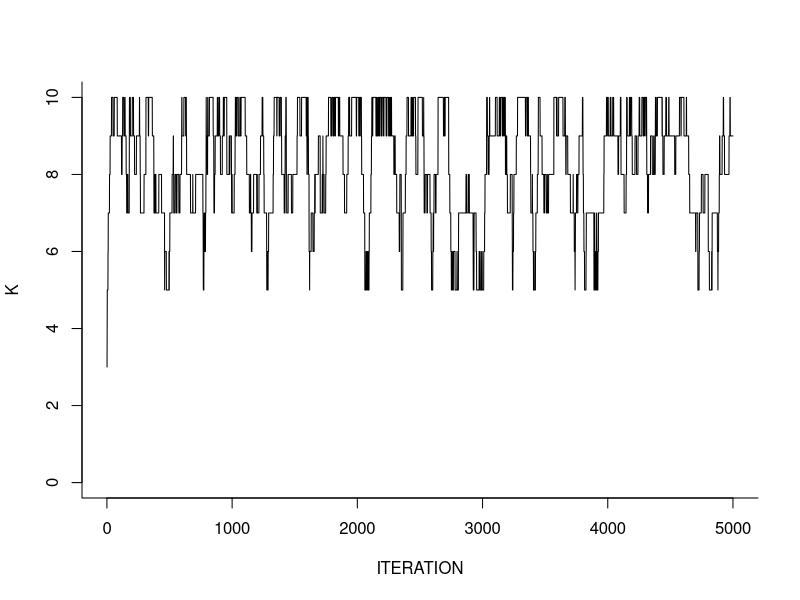

Here is the R script that generated this plot: (Note: this script raises an error after producing the figure.)
library(MASS)
library(mvtnorm)

## read data & hyperparameters

setwd("~/Google Drive/2. SPRING 2015/MCMC - Prof Mueller/M2")

## set the hyper parameters
Kmx <- 10               # max number of frequencies
b0 <- rep(0,2*Kmx+1)    # p(beta|K) = N(b0, A0^-1)
## (A0 precision matrix)
A0 <- diag(0.1,2*Kmx+1)
asig <- 1               # 1/sig2 ~ Ga(asig, bsig)
bsig <- 1
lambda <- 5

## read data
dta <- read.table("cepheid.dta",header=T,skip=15)
o <- order(dta$phase)   # sort the data by phase - for easier printing
dta <- dta[o,]
n <- nrow(dta)
x <- dta$phase
y <- dta$velocity

rTruncPois=function(lambda){
  r=rpois(1,lambda);
  while(r==0){
    r=rpois(1,lambda);
  }
  return(r);
}

make.x <- function(xx,k=1) { 
  ## make columns in the design matrix for
  ## k-th harmonic
  tm <- xx*(k*2*pi)
  return(cbind(sin(tm),cos(tm)))
}

## create the design matrix X for up to Kmx trig polynomials
##    use it by selecting the first (1+2K) columns for current K
X <- rep(1,n)
for(k in 1:Kmx) {
  X <- cbind(X,make.x(x,k))
}

## design matrix for plotting fits on a grid
n0 <- 100
X0 <- rep(1,n0)
x0 <- seq(from=0,to=1.1,length=n0)
for(k in 1:Kmx){
  X0 <- cbind(X0,make.x(x0,k))
}

## Model
## prior and likelihood evaluation

lpbeta <- function(b) { # evaluate log p(b)
  idx  <- 1:length(b)
  sd <- 1/sqrt(diag(A0)[idx])  # rely on A0 being diagonal!
  ## and recall A0 is precision matrix
  # lp <- sum(dnorm(b, m=b0[idx], sd=sd, log=TRUE))   # HIS VERSION
  lp <- sum(dnorm(b, m=b0[idx], sd=sqrt(10), log=TRUE))
  return(lp)
}

lpsig2 <- function(sig2) { ## evluate log p(1/sig2)=Ga(a0,b0)
  ## using parametrization of Ga such that
  ##       E[X]=a/b for X~Ga(a,b)
  ##       pdf p(x) = c*x^(a-1) exp(-x*b)
  lp <- log(dgamma(1/sig2, asig, bsig))
  return (lp)
}

loglik <- function(K, b, sig2) { # evaluate log likelihood 
  p <- length(b)
  n <- length(y)
  yhat <- X[,1:p] %*% b
  lp <- sum(dnorm(y, m=yhat, sd=sqrt(sig2), log=TRUE))
  return (lp)
}

lmarg <- function(K) { 
  # evaluates marginal, as in candidate's formula -- spell it out!!
  sig2 <- 0.5
  ## (i) find the posterior moments
  idx <- 1:(2*K+1)                  # select cols of design matrix 
  XK <- X[,idx]                     #     under K
  H <- t(XK) %*% XK
  bhat <- solve(H) %*% t(XK) %*% y  # least squares estimate
  Shatinv <- H/sig2                 #               inverse var
  S <- solve( A0[idx,idx]+Shatinv ) # posterior var (9.4) in Hoff
  bbar <- S %*% (1/sig2*t(XK)%*%y)  #          mean (9.5) in Hoff
  ## (ii) evaluate the marginal, using the formula from 1f
  lp <- 0.5*log(det(S)) +
    loglik(K,bbar,sig2) + lpbeta(bbar)
  return(lp)
}

ljointpost=function(K, b, sig2){
  #print("calculating posterior with param:");
  n = length(y);
  p <- length(b)
  yhat <- X[,1:p] %*% b
  
  # Posterior. Cancel out terms without K, yhat, b.
#   lpo  <- (-n/2)*log(sig2) + (-1/2*(1/sig2)*sum((y-yhat)^2)) - 1/sig2 
#   lpo <- lpo - 1/2*sum(b^2)/10 - lambda + K*log(lambda) - log(factorial(K))
  lpo  <- (-1/2)*(1/sig2)*sum((y-yhat)^2) - 1/2*sum(b^2)/10 + K*log(lambda) - 
            log(factorial(K))
  
  return(lpo);
}

## plots

plt.dta <- function(plt.spline=F) { 
  # plots data and adds smoothing spline (if plt.spine=T)
  plot(x,y, pch=19,bty="l",xlab="PHASE",ylab="VELOCITY",xlim=c(0,1.1),
       ylim=c(-25,50))
  if (plt.spline){ # add smoothing spline
    fit <- smooth.spline(x,y)
    lines(fit,col=3,type="l",lwd=2,lty=3)
  }
}

## MCMC

niter <- 100
mcmc <- function(niter=500) { # main loop for mcmc
  K <- 10     # initial values
  K <- rTruncPois(lambda)
  sig2 <- 1
  ## initialize lists to save imputed parameter values and mean function
  sig2list <- NULL
  Klist <- NULL
  flist <- NULL
  for(iter in 1:niter) {
    b <- sample.b(K,sig2)
    check.b(b)
    sig2 <- sample.sig2(K,b)
    th <- rj(K,b,sig2)
    K <- th$K
    b <- th$b
    
    ## update lists
    sig2list <- c(sig2list,sig2)
    Klist <- c(Klist,K)
    p <- length(b)
    idx <- 1:p
    f <- X0[,idx]%*%b
    flist <- rbind(flist,t(f))
    if (iter %% 50 == 0)# just for info as it runs..
      cat("\n it=",iter, "K=",K,"sig2=",format(sig2)) 
  }
  cat("\n")
  return(list(K=Klist,f=flist,sig2=sig2list))
}

# Gibbs transition probs

sample.b <- function(K,sig2) { # generate b ~ p(b | K, sig2, y)
  idx <- 1:(2*K+1)   # select columns (elements) for K harmonics
  Xk <- X[,idx]      # Subset of design matrix, with columns for setting of K.
  A0k <- A0[idx,idx] # Precision matrix of beta prior.
  b0k <- b0[idx]     # Mean vector of zeros from beta prior.
  
  # Full conditionals from Question 2
  V <- solve(t(Xk)%*%Xk/sig2+A0k)
  mm <- V%*%(t(Xk)%*%y/sig2)
  L <- t( chol(V))             # LL' = V
  b <- mm + L %*% rnorm(2*K+1) # b ~ N(m,V)
  
  return (b)
}

check.b <- function(b) { # for debugging -- quick plausibility check
  p <- length(b)
  yhat <- X[,1:p] %*% b
  z <- y-yhat
  s2 <- sum(z*z)/n
  if (s2 > 100){
    cat("\n *** large residual error = ",format(s2),"\n")
    info <- FALSE
  } else
    info <- TRUE
  return(info)
}

sample.sig2 <- function(K,b) { # generate 1/sig2 ~ p(1/sig2 | K,b,y)
  p <- length(b)
  idx <- 1:(2*K+1)   # select columns (elements) for K harmonics
  Xk <- X[,idx]      # Subset of design matrix, with columns for setting of K.
  
  a1 <- (n/2)+1
  b1 <- t(y-Xk%*%b)%*%(y-Xk%*%b)/2 + 1
  
  sig2inv <- rgamma(1,shape=a1,rate=b1)
  sig2 <- 1/sig2inv
  return (sig2)
}

## RJ

rj <- function(K, b, sig2) {
  ## prob of move up ("birth") or down ("death")
  for(j in 1:5) { # just to get more moves up & down
    q <- qbirth(K) # Returns q=1/2, or if K=1 then q=1.
    if (runif(1) < q) {
      th <- rj.birth(K,b,sig2)
    } else {
      th <- rj.death(K,b,sig2)
    }
    K <- th$K
    b <- th$b
  }
  return(th)
}

rj.birth <- function(K, b, sig2) { 
  ## birth move -- add one harmonic
  
  ## 1. generate auxiliaries (u1,u2) for the new regression coefficients
  ##    we use a normal linear regression of the residual on the
  ##    (K+1)-st harmonics
  u <- rnorm(2)
  ## 2. Transfer
  map.output <- Tmap(K, b, u, sig2) # Generate b1 ("b.tilde") with T(b,u) = b1
  b1 <- map.output$b1
  #dif <- sum((y-X[,1:length(b)]%*%b)^2) - sum((y-X[,1:length(b1)]%*%b1)^2)

  logJ <- map.output$logJ
  ## 2. acc prob
  r <- rho(K, b1, b, u, logJ, sig2)
  ## 3. accept (or not)
  if (runif(1) < r){ # accept with pr min(1,rho)
    b <- b1
    K <- K+1
    cat(" + ")
  }
  ## else reject (do nothing :-)
  return(th=list(K=K,b=b))
}

rj.death <- function(K1, b1, sig2) { 
  ## death move -- drop last harmonic
  ## it is convenient for notation to label now
  ## the current pars K1,b1
  ## proposed pars    K, b
  # 1. T inv mapping (b,u) = Tinv(b1)
  Tb <- Tinv(K1, b1, sig2)
  b <- Tb$b
  u <- Tb$u
  logJ <- Tb$logJ
  K <- K1-1
  ## 2. acc ratio (for opposite birth move)
  r <- rho(K, b1, b, u, logJ, sig2)
  ## 3. accept (or not)
  if (runif(1) < 1/r) {  # accept with pr min(1, 1/rho)
    b1 <- b
    K1 <- K1-1
    cat(" - ")
  }
  ## else reject (do nothing :-)
  return(th=list(K=K1,b=b1))
}    

qbirth <- function(K) {
  ifelse(K==1,1,
    ifelse(K==Kmx,0,0.5))
}

Tmap <- function(K, b, u, sig2) { 
  ## propose longer regr vector
  ## bnew = m + Lu or u = L^-1 (bnew-m)
  fit <- qu(K, b, sig2)
  bnew <- fit$m + fit$L %*% u
  ## compute Jacobian - save on log scale
  logJ <- sum(log(diag(fit$L)))
  b1 <- c(b,bnew)
  
  return(list(b1=b1,logJ=logJ))
}

qu <- function(K, b, sig2) { 
  ## find m,L for mapping T: (b,u) -> b1,  below
  ## bnew = m + L*u, 
  ## Use a regression of residuals on (K+1)-st harmonic
  ##     to determine m and L
  idx <- 1:(2*K+1)   # select columns (elements) for K harmonics
  Xk <- X[,idx]      # Subset of design matrix, with columns for setting of K.
  eps <- y-Xk%*%b
  regression <- lm(eps ~ sin((K+1)*2*pi*x) + cos((K+1)*2*pi*x))
  mk <- regression$coefficients[2:3]
  Vk <- vcov(regression)[2:3,2:3]
  Lk <- t(chol(Vk))
  return (list(m=mk, V=Vk, L=Lk))
}

Tinv <- function(K1,b1,sig2) {
  ## proposed (shorter) par vector
  ## bnew = m + Lu or u = L^-1 (bnew-m)
  K <- K1-1
  p <- 2*K+1
  b <- b1[1:p]  
  bnew <- b1[c(p+1,p+2)]
  
  ## back out auxiliary u, and logJ
  fit <- qu(K, b, sig2)
  u <- solve(fit$L)%*%(bnew-fit$m)
  logJ <- sum(log(diag(fit$L)))
  
  return (list(b=b, u=u, logJ=logJ))
}

rho <- function(K, b1, b, u, logJ, sig2) { 
  ##  acceptance ratio for birth move,
  ##  moving from b -> (b,u)
  # current parameter: b
  # proposal:          b1
  if (length(b) != 2*K+1) {# check
    cat("\n *** Error 1: ",
        "rho(.) should be called with rho(K,b1,b,u,J).\n")
  }
  if (length(b1) != length(b)+2) { # check
    cat("\n *** Error 2: ",
        "rho(.) should be called with rho(K,b1,b,u,J).\n")
  }
  K1 <- K+1
  
  lqu <- sum(pnorm(u, m=0, sd=1, log=TRUE)) # TODO: Shouldn't this be dnorm?

  ljointpostratio <- ljointpost(K1, b1, sig2) - ljointpost(K, b, sig2)
  
  # Priors and likelihood
  rho <- exp(ljointpostratio)
  
  # Transition probabilities
  if (K==1) {
    rho <- rho*2
  } else if (K==Kmx-1) {
    rho <- rho/2
  } else {
    birth.weight <- qbeta((Kmx-K+0.01)/Kmx, 1, 5)  # New rule: K close to Kmx, rho gets smaller.
    rho <- rho*birth.weight    #           K close to 1, rho gets bigger.
  }
  rho <- rho/exp(lqu)         # Auxiliary
  rho <- rho*exp(logJ)        # Jacobian

  return (rho)
}

# 1f
   
plt.marg <- function() {
   klist <- 1:Kmx
   lm <- rep(0,Kmx) # initialize
   for(k in klist) {
     lm[k] <- lmarg(k)
     lm <- lm-max(lm)
     lpk <- lm + dpois(klist,lambda,log=TRUE)
     pk <- exp(lpk)/(sum(exp(lpk)))
     barplot(pk,names=1:Kmx,xlab="K",ylab="p(K | y)",bty="l")
   }
}

# run it all
   
do.it <- function() {
   ## do the RJ MCMC
   M <- 5000
   mc <- mcmc(M)
   
   ## plots
   it <- 1:M
   plot(it,mc$K,bty="l",xlab="ITERATION",ylab="K",type="l",ylim=c(0,Kmx))
   
   idx <- it
   #idx <- it[-(1:100)] # drop first 1000 as initial transient
   hist(mc$K[idx], xlab="K", main="", bty="l",
     breaks=(4:10)+0.5, xlim=c(3,11), ylim=c(0,1), prob=T, ylab="p(K | y)")
   
   plot(it,mc$sig2,bty="l",xlab="ITERATION",ylab="SIG2",type="l")
   hist(mc$sig2[idx],xlab="SIG2",ylab="p(SIG2 | y)",main="", prob=T)
   
   plt.dta()
   mlist <- 1000+(1:18)*500
   for(m in mlist)
   lines(x0,mc$f[m,],type="l",lty=2)
   plt.marg()
   
   x0 <- seq(length=100,from=0,to=1)
   n0 <- length(x0)
   sig2 <- 1
   fbar <- mean(mc$f)
   y0 <- rnorm(n0,m=fbar,s=1)
   X0 <- rep(1,n0)
   for(k in 1:Kmx)
   X0 <- cbind(X0,make.x(x0,k))
   write.table(format(cbind(y0,x0),digits=2),file="yx.dta",
   row.names=F,quote=F,sep="\t")
   round(t(X0) %*% X0, digits=1)/100*2
}



do.it()

#   # Prior is P(1/sig2)*P(beta|K)*P(K). In log form, there are added.
#   # Prior on 1/sig2 cancels out.
#   lprratio <- (lpbeta(b1) + (K1*log(lambda) - log(factorial(K1)))) -
#               (lpbeta(b)  + (K*log(lambda) - log(factorial(K))))
# 
#   llratio <- loglik(K1, b1, sig2) - loglik(K, b, sig2) # TODO: problem, too big

#   # Transition probabilities ratio
#   A0k1 <- A0[idx.k1,idx.k1] # Precision matrix of beta prior.
#   Vk1 <- solve(t(Xk1)%*%Xk1/sig2+A0k1)
#   mk1 <- Vk1%*%(t(Xk1)%*%y)
#   A0k <- A0[idx.k,idx.k] # Precision matrix of beta prior.
#   Vk <- solve(t(Xk)%*%Xk/sig2+A0k)
#   mk <- Vk%*%(t(Xk)%*%y)
#
#   # Recreate helper variables for beta transition probabilities
#   idx.k <- 1:(2*K+1)   # select columns (elements) for K harmonics
#   Xk <- X[,idx.k]      # Subset of design matrix, for K.
#   
#   idx.k1 <- 1:(2*K1+1)   # select columns (elements) for K+1 harmonics
#   Xk1 <- X[,idx.k1]      # Subset of design matrix, for K+1.
#
#   # Likelihood ratio
#   # P(y|K1,...) / P(y|K,...)
#   llratio <- (  ((-1/2)*(1/sig2)*sum((y-Xk1%*%b1)^2))
#               - ((-1/2)*(1/sig2)*sum((y-Xk%*%b)^2))  )
# 
#   # Prior ratio
#   # P(sig2)*P(b1|K1)*P(K1) / P(sig2)*P(b|K)*P(K)
#   lprratio <- (  ((-1/2)*(1/10)*sum(b1^2) + K1*log(lambda) - log(factorial(K1)))  
#                - ((-1/2)*(1/10)*sum(b^2) + K*log(lambda) - log(factorial(K)))  )
#
#   # P(b|K, sig2, y) * P(sig2|K, b, y) / P(b1|K1, sig2, y) * P(sig2|K1, b1, y)
#   lqratio <- (
#                # Transition probabilities under K
#                (
#                   (-(2*K+1)/2*log(2*pi) + (-1/2)*log(det(Vk)) +   # P(b|K...)
#                     (-1/2)*(t(b-mk)%*%solve(Vk)%*%(b-mk))
#                   ) + 
#                   (-(n/2+1)*((t(y-Xk%*%b)%*%(y-Xk%*%b)/2)+1) -  # P(sig2|K...)
#                     (-(1/sig2)*((t(y-Xk%*%b)%*%(y-Xk%*%b)/2)+1))
#                   )
#                )
#                # Transition probabilities under K+1
#               -( 
#                   (-(2*K1+1)/2*log(2*pi) + (-1/2)*log(det(Vk1)) +   # P(b1|K1...)
#                     (-1/2)*(t(b1-mk1)%*%solve(Vk1)%*%(b1-mk1))
#                   ) + 
#                   (-(n/2+1)*((t(y-Xk1%*%b1)%*%(y-Xk1%*%b1)/2)+1) -  # P(sig2|K1...)
#                     (-(1/sig2)*((t(y-Xk1%*%b1)%*%(y-Xk1%*%b1)/2)+1))
#                   )
#                 
#                )
#              )


#   lqratio <- log(0.5) - log(0.5) # Does the denominator need a 1/K, 
#                                  # because death can be any one of K deaths?



